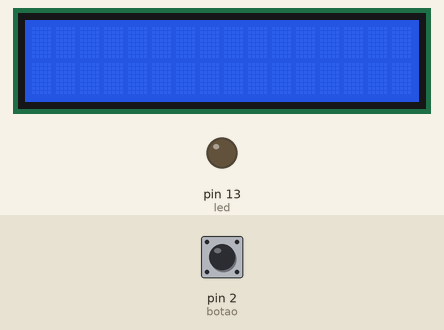
Bench run of a sketch on a simulated Arduino Uno, built with avr-gcc and run on an emulated ATmega328P. Parts: 16×2 character LCD, output pins drawn as LEDs (lit = HIGH). The test bench sets the inputs (shaded band); at power-on: pin 2 (botao) HIGH.

Above: at 1.2 s.
1.3 s: pin 2 (botao) pulled LOW for 3.2 s
At 1.6 s:
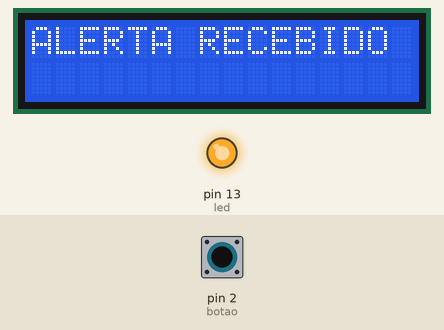
7.5 s: pin 2 (botao) pulled LOW for 0.15 s
At 8.7 s:
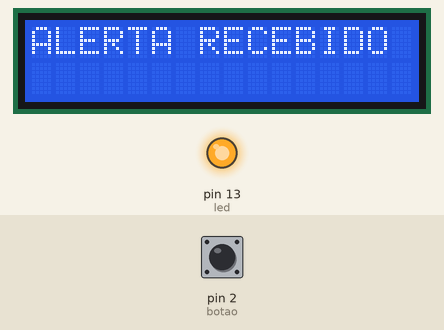
10.6 s: pin 2 (botao) pulled LOW for 1 s
At 14.7 s:
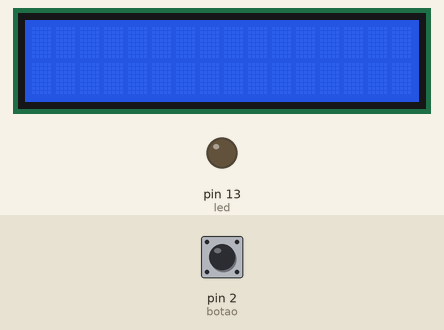
Timing chart, 0 to 16.2 s (numbered marks = the images above; inputs shaded):
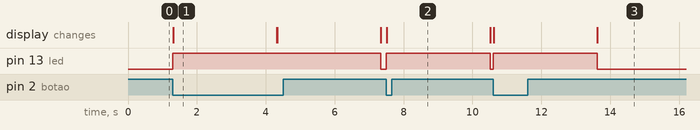

Measured:
- after the input at 1.3 s, pin 13 (led): LOW → HIGH at once, → LOW 6.0 s later; the display: changes at once (image 1)
- after the input at 7.5 s, pin 13 (led): LOW → HIGH at once, → LOW 3.0 s later; the display: changes at once (image 2)
- after the input at 10.6 s, pin 13 (led): LOW → HIGH at once, → LOW 3.0 s later; the display: first changes at once (image 3 shows a later state)
- what the display in image 1 shows lasts 3.0 s, from 1.3 s to 4.3 s

The sketch:

gs_yasmin_e_henrique1.ino
```cpp
#include <Adafruit_LiquidCrystal.h>

int led = 13;
int botao = 2;
int estado = 0;

Adafruit_LiquidCrystal lcd(0);

void setup() {
  lcd.begin(16, 2);
  pinMode(led, OUTPUT);
  pinMode(botao, INPUT);
  digitalWrite(botao, HIGH);
}

void loop() {
  estado = digitalRead(botao);

  if (estado == LOW) {
    digitalWrite(led, HIGH);
    lcd.clear();
    lcd.setCursor(0, 0);
    lcd.print("ALERTA RECEBIDO");
    delay(3000);

    digitalWrite(led, LOW);
    lcd.clear();
    lcd.setCursor(0, 0);

  }
}
```
